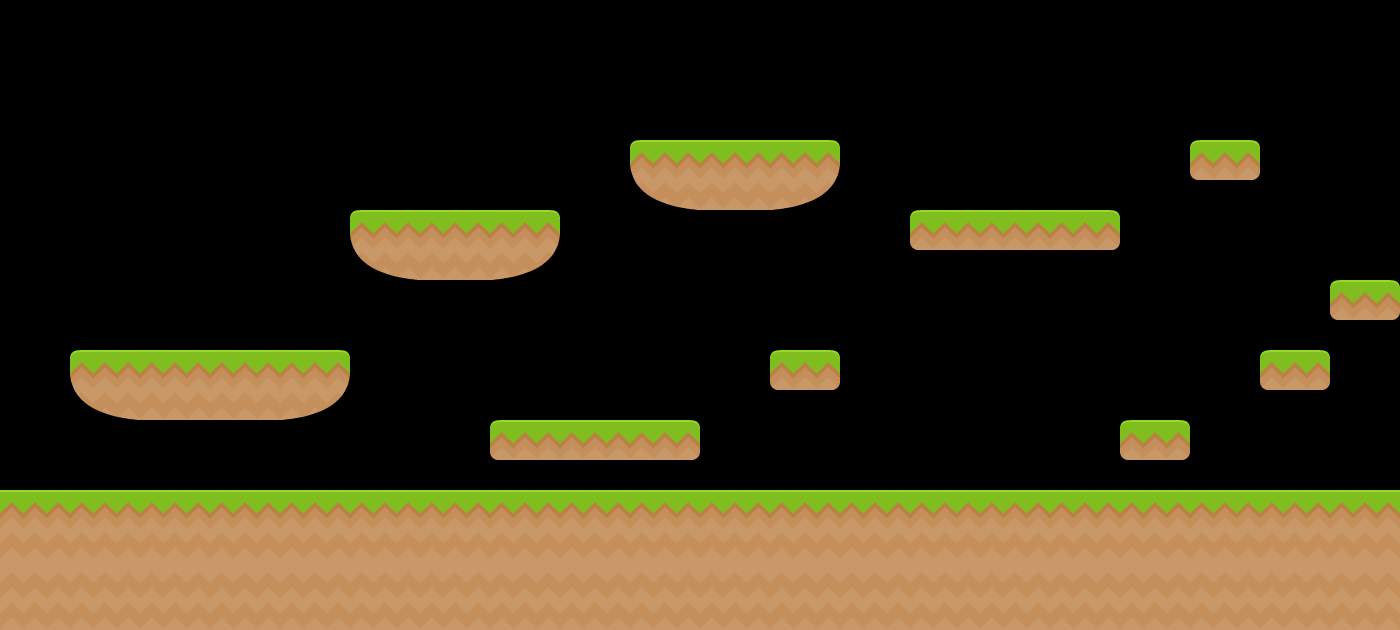

This is a level from a 2D game, rendered from its Tiled map with the project's own tilesets. A one-line summary and the map file follow, with tile-layer data summarised:
An orthogonal 20x9 tile map with 70x70 px tiles, 1 tile layer (platform) and 1 object (start point).

<map version="1.5" tiledversion="1.7.2" orientation="orthogonal" renderorder="right-down" width="20" height="9" tilewidth="70" tileheight="70" infinite="0" nextlayerid="4" nextobjectid="4">
 <editorsettings>
  <export target="level0.json" format="json" />
 </editorsettings>
 <tileset firstgid="1" name="Basic" tilewidth="70" tileheight="70" spacing="2" tilecount="156" columns="12">
  <image source="basictile.png" width="914" height="936" />
  <tile id="0">
   <properties>
    <property name="collision" type="bool" value="true" />
   </properties>
  </tile>
  <tile id="1">
   <properties>
    <property name="collision" type="bool" value="true" />
   </properties>
  </tile>
  <tile id="2">
   <properties>
    <property name="collision" type="bool" value="true" />
   </properties>
  </tile>
  <tile id="3">
   <properties>
    <property name="collision" type="bool" value="true" />
   </properties>
  </tile>
  <tile id="4">
   <properties>
    <property name="collision" type="bool" value="true" />
   </properties>
  </tile>
  <tile id="5">
   <properties>
    <property name="collision" type="bool" value="true" />
   </properties>
  </tile>
  <tile id="6">
   <properties>
    <property name="collision" type="bool" value="true" />
   </properties>
  </tile>
  <tile id="7">
   <properties>
    <property name="collision" type="bool" value="true" />
   </properties>
  </tile>
  <tile id="8">
   <properties>
    <property name="collision" type="bool" value="true" />
   </properties>
  </tile>
  <tile id="9">
   <properties>
    <property name="collision" type="bool" value="true" />
   </properties>
  </tile>
  <tile id="10">
   <properties>
    <property name="collision" type="bool" value="true" />
   </properties>
  </tile>
  <tile id="11">
   <properties>
    <property name="collision" type="bool" value="true" />
   </properties>
  </tile>
  <tile id="12">
   <properties>
    <property name="collision" type="bool" value="true" />
   </properties>
  </tile>
  <tile id="13">
   <properties>
    <property name="collision" type="bool" value="true" />
   </properties>
  </tile>
  <tile id="14">
   <properties>
    <property name="collision" type="bool" value="true" />
   </properties>
  </tile>
  <tile id="15">
   <properties>
    <property name="collision" type="bool" value="true" />
   </properties>
  </tile>
  <tile id="16">
   <properties>
    <property name="collision" type="bool" value="true" />
   </properties>
  </tile>
  <tile id="17">
   <properties>
    <property name="collision" type="bool" value="true" />
   </properties>
  </tile>
  <tile id="18">
   <properties>
    <property name="collision" type="bool" value="true" />
   </properties>
  </tile>
  <tile id="19">
   <properties>
    <property name="collision" type="bool" value="true" />
   </properties>
  </tile>
  <tile id="20">
   <properties>
    <property name="collision" type="bool" value="true" />
   </properties>
  </tile>
  <tile id="21">
   <properties>
    <property name="collision" type="bool" value="true" />
   </properties>
  </tile>
  <tile id="22">
   <properties>
    <property name="collision" type="bool" value="true" />
   </properties>
  </tile>
  <tile id="23">
   <properties>
    <property name="collision" type="bool" value="true" />
   </properties>
  </tile>
  <tile id="24">
   <properties>
    <property name="collision" type="bool" value="true" />
   </properties>
  </tile>
  <tile id="25">
   <properties>
    <property name="collision" type="bool" value="true" />
   </properties>
  </tile>
  <tile id="26">
   <properties>
    <property name="collision" type="bool" value="true" />
   </properties>
  </tile>
  <tile id="27">
   <properties>
    <property name="collision" type="bool" value="true" />
   </properties>
  </tile>
  <tile id="28">
   <properties>
    <property name="collision" type="bool" value="true" />
   </properties>
  </tile>
  <tile id="29">
   <properties>
    <property name="collision" type="bool" value="true" />
   </properties>
  </tile>
  <tile id="30">
   <properties>
    <property name="collision" type="bool" value="true" />
   </properties>
  </tile>
  <tile id="31">
   <properties>
    <property name="collision" type="bool" value="true" />
   </properties>
  </tile>
  <tile id="32">
   <properties>
    <property name="collision" type="bool" value="true" />
   </properties>
  </tile>
  <tile id="33">
   <properties>
    <property name="collision" type="bool" value="true" />
   </properties>
  </tile>
  <tile id="34">
   <properties>
    <property name="collision" type="bool" value="true" />
   </properties>
  </tile>
  <tile id="35">
   <properties>
    <property name="collision" type="bool" value="true" />
   </properties>
  </tile>
  <tile id="36">
   <properties>
    <property name="collision" type="bool" value="true" />
   </properties>
  </tile>
  <tile id="37">
   <properties>
    <property name="collision" type="bool" value="true" />
   </properties>
  </tile>
  <tile id="38">
   <properties>
    <property name="collision" type="bool" value="true" />
   </properties>
  </tile>
  <tile id="39">
   <properties>
    <property name="collision" type="bool" value="true" />
   </properties>
  </tile>
  <tile id="40">
   <properties>
    <property name="collision" type="bool" value="true" />
   </properties>
  </tile>
  <tile id="41">
   <properties>
    <property name="collision" type="bool" value="true" />
   </properties>
  </tile>
  <tile id="42">
   <properties>
    <property name="collision" type="bool" value="true" />
   </properties>
  </tile>
  <tile id="43">
   <properties>
    <property name="collision" type="bool" value="true" />
   </properties>
  </tile>
  <tile id="44">
   <properties>
    <property name="collision" type="bool" value="true" />
   </properties>
  </tile>
  <tile id="45">
   <properties>
    <property name="collision" type="bool" value="true" />
   </properties>
  </tile>
  <tile id="46">
   <properties>
    <property name="collision" type="bool" value="true" />
   </properties>
  </tile>
  <tile id="47">
   <properties>
    <property name="collision" type="bool" value="true" />
   </properties>
  </tile>
  <tile id="48">
   <properties>
    <property name="collision" type="bool" value="true" />
   </properties>
  </tile>
  <tile id="49">
   <properties>
    <property name="collision" type="bool" value="true" />
   </properties>
  </tile>
  <tile id="50">
   <properties>
    <property name="collision" type="bool" value="true" />
   </properties>
  </tile>
  <tile id="51">
   <properties>
    <property name="collision" type="bool" value="true" />
   </properties>
  </tile>
  <tile id="52">
   <properties>
    <property name="collision" type="bool" value="true" />
   </properties>
  </tile>
  <tile id="53">
   <properties>
    <property name="collision" type="bool" value="true" />
   </properties>
  </tile>
  <tile id="54">
   <properties>
    <property name="collision" type="bool" value="true" />
   </properties>
  </tile>
  <tile id="55">
   <properties>
    <property name="collision" type="bool" value="true" />
   </properties>
  </tile>
  <tile id="56">
   <properties>
    <property name="collision" type="bool" value="true" />
   </properties>
  </tile>
  <tile id="57">
   <properties>
    <property name="collision" type="bool" value="true" />
   </properties>
  </tile>
  <tile id="58">
   <properties>
    <property name="collision" type="bool" value="true" />
   </properties>
  </tile>
  <tile id="59">
   <properties>
    <property name="collision" type="bool" value="true" />
   </properties>
  </tile>
  <tile id="60">
   <properties>
    <property name="collision" type="bool" value="true" />
   </properties>
  </tile>
  <tile id="61">
   <properties>
    <property name="collision" type="bool" value="true" />
   </properties>
  </tile>
  <tile id="62">
   <properties>
    <property name="collision" type="bool" value="true" />
   </properties>
  </tile>
  <tile id="63">
   <properties>
    <property name="collision" type="bool" value="true" />
   </properties>
  </tile>
  <tile id="64">
   <properties>
    <property name="collision" type="bool" value="true" />
   </properties>
  </tile>
  <tile id="65">
   <properties>
    <property name="collision" type="bool" value="true" />
   </properties>
  </tile>
  <tile id="66">
   <properties>
    <property name="collision" type="bool" value="true" />
   </properties>
  </tile>
  <tile id="67">
   <properties>
    <property name="collision" type="bool" value="true" />
   </properties>
  </tile>
  <tile id="68">
   <properties>
    <property name="collision" type="bool" value="true" />
   </properties>
  </tile>
  <tile id="69">
   <properties>
    <property name="collision" type="bool" value="true" />
   </properties>
  </tile>
  <tile id="70">
   <properties>
    <property name="collision" type="bool" value="true" />
   </properties>
  </tile>
  <tile id="71">
   <properties>
    <property name="collision" type="bool" value="true" />
   </properties>
  </tile>
  <tile id="72">
   <properties>
    <property name="collision" type="bool" value="true" />
   </properties>
  </tile>
  <tile id="73">
   <properties>
    <property name="collision" type="bool" value="true" />
   </properties>
  </tile>
  <tile id="74">
   <properties>
    <property name="collision" type="bool" value="true" />
   </properties>
  </tile>
  <tile id="75">
   <properties>
    <property name="collision" type="bool" value="true" />
   </properties>
  </tile>
  <tile id="76">
   <properties>
    <property name="collision" type="bool" value="true" />
   </properties>
  </tile>
  <tile id="77">
   <properties>
    <property name="collision" type="bool" value="true" />
   </properties>
  </tile>
  <tile id="78">
   <properties>
    <property name="collision" type="bool" value="true" />
   </properties>
  </tile>
  <tile id="79">
   <properties>
    <property name="collision" type="bool" value="true" />
   </properties>
  </tile>
  <tile id="80">
   <properties>
    <property name="collision" type="bool" value="true" />
   </properties>
  </tile>
  <tile id="81">
   <properties>
    <property name="collision" type="bool" value="true" />
   </properties>
  </tile>
  <tile id="82">
   <properties>
    <property name="collision" type="bool" value="true" />
   </properties>
  </tile>
  <tile id="83">
   <properties>
    <property name="collision" type="bool" value="true" />
   </properties>
  </tile>
  <tile id="84">
   <properties>
    <property name="collision" type="bool" value="true" />
   </properties>
  </tile>
  <tile id="85">
   <properties>
    <property name="collision" type="bool" value="true" />
   </properties>
  </tile>
  <tile id="86">
   <properties>
    <property name="collision" type="bool" value="true" />
   </properties>
  </tile>
  <tile id="87">
   <properties>
    <property name="collision" type="bool" value="true" />
   </properties>
  </tile>
  <tile id="88">
   <properties>
    <property name="collision" type="bool" value="true" />
   </properties>
  </tile>
  <tile id="89">
   <properties>
    <property name="collision" type="bool" value="true" />
   </properties>
  </tile>
  <tile id="90">
   <properties>
    <property name="collision" type="bool" value="true" />
   </properties>
  </tile>
  <tile id="91">
   <properties>
    <property name="collision" type="bool" value="true" />
   </properties>
  </tile>
  <tile id="92">
   <properties>
    <property name="collision" type="bool" value="true" />
   </properties>
  </tile>
  <tile id="93">
   <properties>
    <property name="collision" type="bool" value="true" />
   </properties>
  </tile>
  <tile id="94">
   <properties>
    <property name="collision" type="bool" value="true" />
   </properties>
  </tile>
  <tile id="95">
   <properties>
    <property name="collision" type="bool" value="true" />
   </properties>
  </tile>
  <tile id="96">
   <properties>
    <property name="collision" type="bool" value="true" />
   </properties>
  </tile>
  <tile id="97">
   <properties>
    <property name="collision" type="bool" value="true" />
   </properties>
  </tile>
  <tile id="98">
   <properties>
    <property name="collision" type="bool" value="true" />
   </properties>
  </tile>
  <tile id="99">
   <properties>
    <property name="collision" type="bool" value="true" />
   </properties>
  </tile>
  <tile id="100">
   <properties>
    <property name="collision" type="bool" value="true" />
   </properties>
  </tile>
  <tile id="101">
   <properties>
    <property name="collision" type="bool" value="true" />
   </properties>
  </tile>
  <tile id="102">
   <properties>
    <property name="collision" type="bool" value="true" />
   </properties>
  </tile>
  <tile id="103">
   <properties>
    <property name="collision" type="bool" value="true" />
   </properties>
  </tile>
  <tile id="104">
   <properties>
    <property name="collision" type="bool" value="true" />
   </properties>
  </tile>
  <tile id="105">
   <properties>
    <property name="collision" type="bool" value="true" />
   </properties>
  </tile>
  <tile id="106">
   <properties>
    <property name="collision" type="bool" value="true" />
   </properties>
  </tile>
  <tile id="107">
   <properties>
    <property name="collision" type="bool" value="true" />
   </properties>
  </tile>
  <tile id="108">
   <properties>
    <property name="collision" type="bool" value="true" />
   </properties>
  </tile>
  <tile id="109">
   <properties>
    <property name="collision" type="bool" value="true" />
   </properties>
  </tile>
  <tile id="110">
   <properties>
    <property name="collision" type="bool" value="true" />
   </properties>
  </tile>
  <tile id="111">
   <properties>
    <property name="collision" type="bool" value="true" />
   </properties>
  </tile>
  <tile id="112">
   <properties>
    <property name="collision" type="bool" value="true" />
   </properties>
  </tile>
  <tile id="113">
   <properties>
    <property name="collision" type="bool" value="true" />
   </properties>
  </tile>
  <tile id="114">
   <properties>
    <property name="collision" type="bool" value="true" />
   </properties>
  </tile>
  <tile id="115">
   <properties>
    <property name="collision" type="bool" value="true" />
   </properties>
  </tile>
  <tile id="116">
   <properties>
    <property name="collision" type="bool" value="true" />
   </properties>
  </tile>
  <tile id="117">
   <properties>
    <property name="collision" type="bool" value="true" />
   </properties>
  </tile>
  <tile id="118">
   <properties>
    <property name="collision" type="bool" value="true" />
   </properties>
  </tile>
  <tile id="119">
   <properties>
    <property name="collision" type="bool" value="true" />
   </properties>
  </tile>
  <tile id="120">
   <properties>
    <property name="collision" type="bool" value="true" />
   </properties>
  </tile>
  <tile id="121">
   <properties>
    <property name="collision" type="bool" value="true" />
   </properties>
  </tile>
  <tile id="122">
   <properties>
    <property name="collision" type="bool" value="true" />
   </properties>
  </tile>
  <tile id="123">
   <properties>
    <property name="collision" type="bool" value="true" />
   </properties>
  </tile>
  <tile id="124">
   <properties>
    <property name="collision" type="bool" value="true" />
   </properties>
  </tile>
  <tile id="125">
   <properties>
    <property name="collision" type="bool" value="true" />
   </properties>
  </tile>
  <tile id="126">
   <properties>
    <property name="collision" type="bool" value="true" />
   </properties>
  </tile>
  <tile id="127">
   <properties>
    <property name="collision" type="bool" value="true" />
   </properties>
  </tile>
  <tile id="128">
   <properties>
    <property name="collision" type="bool" value="true" />
   </properties>
  </tile>
  <tile id="129">
   <properties>
    <property name="collision" type="bool" value="true" />
   </properties>
  </tile>
  <tile id="130">
   <properties>
    <property name="collision" type="bool" value="true" />
   </properties>
  </tile>
  <tile id="131">
   <properties>
    <property name="collision" type="bool" value="true" />
   </properties>
  </tile>
  <tile id="132">
   <properties>
    <property name="collision" type="bool" value="true" />
   </properties>
  </tile>
  <tile id="133">
   <properties>
    <property name="collision" type="bool" value="true" />
   </properties>
  </tile>
  <tile id="134">
   <properties>
    <property name="collision" type="bool" value="true" />
   </properties>
  </tile>
  <tile id="135">
   <properties>
    <property name="collision" type="bool" value="true" />
   </properties>
  </tile>
  <tile id="136">
   <properties>
    <property name="collision" type="bool" value="true" />
   </properties>
  </tile>
  <tile id="137">
   <properties>
    <property name="collision" type="bool" value="true" />
   </properties>
  </tile>
  <tile id="138">
   <properties>
    <property name="collision" type="bool" value="true" />
   </properties>
  </tile>
  <tile id="139">
   <properties>
    <property name="collision" type="bool" value="true" />
   </properties>
  </tile>
  <tile id="140">
   <properties>
    <property name="collision" type="bool" value="true" />
   </properties>
  </tile>
  <tile id="141">
   <properties>
    <property name="collision" type="bool" value="true" />
   </properties>
  </tile>
  <tile id="142">
   <properties>
    <property name="collision" type="bool" value="true" />
   </properties>
  </tile>
  <tile id="143">
   <properties>
    <property name="collision" type="bool" value="true" />
   </properties>
  </tile>
  <tile id="144">
   <properties>
    <property name="collision" type="bool" value="true" />
   </properties>
  </tile>
  <tile id="145">
   <properties>
    <property name="collision" type="bool" value="true" />
   </properties>
  </tile>
  <tile id="146">
   <properties>
    <property name="collision" type="bool" value="true" />
   </properties>
  </tile>
  <tile id="147">
   <properties>
    <property name="collision" type="bool" value="true" />
   </properties>
  </tile>
  <tile id="148">
   <properties>
    <property name="collision" type="bool" value="true" />
   </properties>
  </tile>
  <tile id="149">
   <properties>
    <property name="collision" type="bool" value="true" />
   </properties>
  </tile>
  <tile id="150">
   <properties>
    <property name="collision" type="bool" value="true" />
   </properties>
  </tile>
  <tile id="151">
   <properties>
    <property name="collision" type="bool" value="true" />
   </properties>
  </tile>
  <tile id="152">
   <properties>
    <property name="collision" type="bool" value="true" />
   </properties>
  </tile>
  <tile id="153">
   <properties>
    <property name="collision" type="bool" value="true" />
   </properties>
  </tile>
  <tile id="154">
   <properties>
    <property name="collision" type="bool" value="true" />
   </properties>
  </tile>
  <tile id="155">
   <properties>
    <property name="collision" type="bool" value="true" />
   </properties>
  </tile>
 </tileset>
 <layer id="1" name="platform" width="20" height="9" locked="1">
  <data>[180 cells, 61 non-empty, 8 distinct tile ids]</data>
 </layer>
 <objectgroup id="3" name="object">
  <object id="2" name="start point" x="242.57" y="319.679">
   <point />
  </object>
 </objectgroup>
</map>
